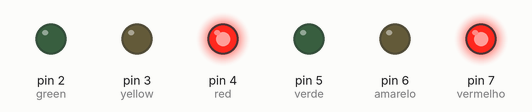
Bench run of a sketch on a simulated Arduino Uno, built with avr-gcc and run on an emulated ATmega328P. Shown: output pins drawn as LEDs (lit = HIGH).

Above: at 0.5 s.
At 1.02 s:
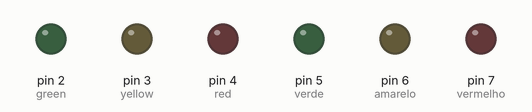
At 2.5 s:
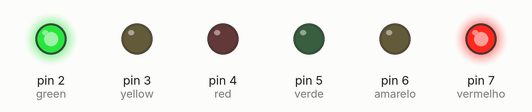
At 4.6 s:
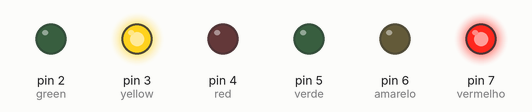
At 7.7 s:
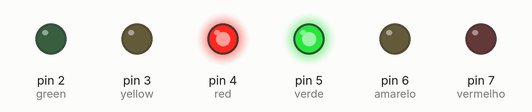
At 9.7 s:
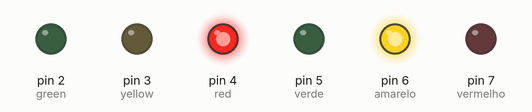
Timing chart, 0 to 13.4 s (numbered marks = the images above):
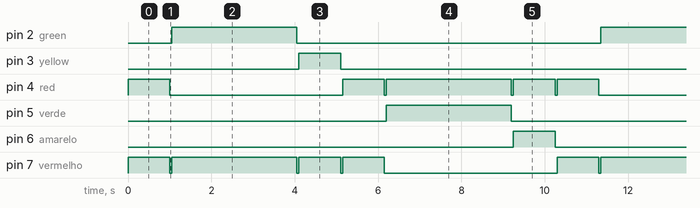

The sketch:

cruzamento.ino
```cpp
//02/02/2022,  semaforos duplos

#define green 2
#define yellow 3
#define red 4

#define verde 5
#define amarelo 6
#define vermelho 7


void setup() {

 pinMode(green, OUTPUT);
 pinMode(yellow, OUTPUT);
 pinMode(red, OUTPUT);

 pinMode(verde, OUTPUT);
 pinMode(amarelo, OUTPUT);
 pinMode(vermelho, OUTPUT);

}

void loop() {

digitalWrite(red, HIGH);
digitalWrite(vermelho, HIGH);
reset(1000);

digitalWrite(green, HIGH);
digitalWrite(vermelho, HIGH);
reset(3000);

digitalWrite(yellow, HIGH);
digitalWrite(vermelho, HIGH);
reset(1000);

digitalWrite(red, HIGH);
digitalWrite(vermelho, HIGH);
reset(1000);

digitalWrite(red, HIGH);
digitalWrite(verde, HIGH);
reset(3000);

digitalWrite(red, HIGH);
digitalWrite(amarelo, HIGH);
reset(1000);


}


   int reset(int time){

  int valores []{green, yellow, red, verde, amarelo, vermelho};
  delay(time);

    for (int x : valores){
      digitalWrite(x, LOW);
    }
  delay(50);
    }
```

Measured:
- by itself, pin 2 (green), pin 5 (verde): alternates HIGH for 3.0 s and LOW for 7.3 s
- by itself, pin 3 (yellow), pin 6 (amarelo): alternates HIGH for 1.0 s and LOW for 9.3 s
- by itself, pin 4 (red): repeats every 10.3 s: LOW 4.2 s, HIGH 1.0 s, LOW 0.05 s, HIGH 3.0 s, 2 × (LOW 0.05 s, HIGH 1.0 s)
- by itself, pin 7 (vermelho): repeats every 10.3 s: LOW 0.05 s, HIGH 3.0 s, 2 × (LOW 0.05 s, HIGH 1.0 s), LOW 4.2 s, HIGH 1.0 s
